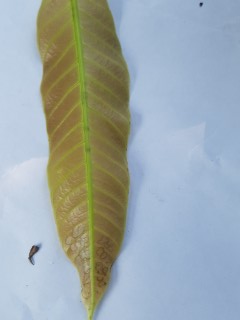
#> input picture Assets/Anthracnose/20211008_124256 (Custom).jpg, 240 x 320 px; its folder holds only this picture in this run
$ jupyter execute --allow-errors percobaan4.ipynb   (older library calls are emulated)
#> lines starting #> are read from the running program, lines starting #| are printed output that depends on the picture
## Analisis Penggunaan Preprocessing dan Ekstraksi Fitur GLCM

Pada tahap awal pengolahan citra digital, proses preprocessing memegang peranan krusial dalam menentukan kualitas fitur tekstur yang akan diekstraksi oleh Gray Level Co-occurrence Matrix (GLCM). Sebelumnya, tahapan preprocessing yang digunakan melibatkan serangkaian filter morfologi dan deteksi tepi yang cukup panjang, yakni meliputi Grayscale, Resize, Histogram Equalization, CLAHE, Thresholding, Sharpening, Sobel Edge Detection, hingga Morphological Closing.

Meskipun tahapan tersebut terlihat komprehensif, kombinasi proses tersebut terbukti kurang optimal untuk metode GLCM. Penggunaan operasi biner seperti Thresholding dan Sobel Edge Detection secara fundamental merusak informasi spasial antarpiksel karena mengubah citra menjadi nilai ekstrem hitam dan putih (garis tepi). Hal ini menghilangkan gradien tekstur alami pada daun yang justru sangat dibutuhkan oleh matriks GLCM untuk menghitung metrik tekstur seperti Contrast, Energy, dan Homogeneity. Lebih lanjut, proses Morphological Closing cenderung menutup celah atau bercak alami pada daun sehingga membentuk blok-blok piksel buatan yang mendistorsi tekstur penyakit yang sebenarnya. Selain itu, penggunaan Histogram Equalization yang ditumpuk dengan CLAHE seringkali menyebabkan intensitas citra menjadi terlalu kontras (over-amplified), menutupi detail halus yang esensial.

Sebagai solusi dan pengembangan dari pendekatan sebelumnya, alur preprocessing kini disederhanakan dengan mengadaptasi metode yang terbukti lebih efektif, yaitu Grayscale, Resize, Gaussian Blur, CLAHE, dan Sharpening. Pada pendekatan ini, Gaussian Blur digunakan secara strategis pada tahap awal untuk meredam noise sensor yang mengganggu tanpa merusak tepi objek. Setelah noise dihilangkan, metode CLAHE diaplikasikan untuk meningkatkan kontras lokal secara adaptif sehingga memperjelas alur dan tekstur penyakit secara natural. Terakhir, Sharpening diterapkan untuk mempertegas batas tekstur daun yang sudah dibersihkan.

Pendekatan baru ini memastikan bahwa citra yang masuk ke tahap ekstraksi fitur tetap mempertahankan karakteristik tekstur aslinya secara utuh dengan tingkat kejelasan yang jauh lebih tinggi. Dengan tekstur citra yang presisi dan tidak mendistorsi objek asli, ekstraksi GLCM mampu menangkap hubungan spasial antarpiksel dengan sangat baik sehingga menghasilkan sekumpulan fitur tekstur yang jauh lebih representatif untuk melatih model Random Forest, SVM, maupun KNN pada tahapan klasifikasi selanjutnya.

[cell 1]
import os
import cv2 as cv
import matplotlib.pyplot as plt
import numpy as np
import pandas as pd
from sklearn.model_selection import train_test_split, cross_val_predict
from sklearn.metrics import accuracy_score, classification_report
from skimage.feature import graycomatrix, graycoprops
from scipy.stats import entropy
from sklearn.ensemble import RandomForestClassifier
from sklearn.svm import SVC
from sklearn.neighbors import KNeighborsClassifier
from sklearn.metrics import accuracy_score, precision_score, recall_score, f1_score, confusion_matrix, classification_report
from sklearn.metrics import (confusion_matrix, ConfusionMatrixDisplay)
import seaborn as sns

[cell 2]
data = []
labels = []
file_name = []
IMG_SIZE = (256, 256)

for sub_folder in os.listdir("Assets/"):
    sub_folder_files = os.listdir(os.path.join("Assets/", sub_folder))
    for i, filename in enumerate(sub_folder_files):
        img_path = os.path.join("Assets/", sub_folder, filename)
        img = cv.imread(img_path)
#> img is the input picture: shape (320, 240, 3); mean B, G, R 170.4, 168.5, 157.4

        # Check if image is loaded successfully
        if img is None:
            print(f"Warning: Could not load image {img_path}. Skipping.")
            continue

        img = cv.cvtColor(img, cv.COLOR_BGR2GRAY)
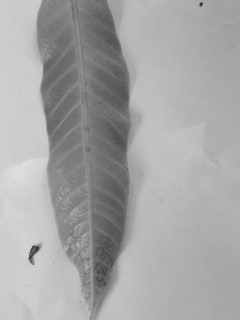
#> img: shape (320, 240); min 35, max 224, mean 165.5
        img = cv.resize(img, IMG_SIZE) # Resize the image to a consistent size
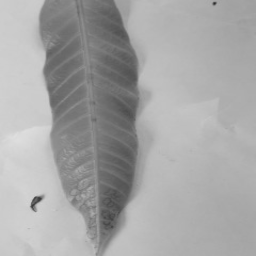
#> img: shape (256, 256); min 43, max 223, mean 165.4
        img = img.astype(np.uint8)

        data.append(img)
        labels.append(sub_folder)
        name = os.path.splitext(filename)[0]
        file_name.append(filename)

data = np.array(data)
labels = np.array(labels)

[cell 3]
def clahe(img, clip_limit=2.0, grid_size=(8,8)):
    h, w = img.shape
    gh, gw = grid_size

    tile_h = h // gh
    tile_w = w // gw

    output = np.zeros_like(img, dtype=np.uint8)

    for i in range(gh):
        for j in range(gw):

            x1 = i * tile_h
            x2 = (i + 1) * tile_h if i != gh - 1 else h
            y1 = j * tile_w
            y2 = (j + 1) * tile_w if j != gw - 1 else w

            tile = img[x1:x2, y1:y2]

            # histogram
            hist, bins = np.histogram(tile.flatten(), 256, [0,256])

            # clip limit
            limit = clip_limit * tile.size / 256
            excess = hist - limit
            excess[excess < 0] = 0
            hist = np.minimum(hist, limit)

            # redistribusi excess
            hist += int(excess.sum() / 256)

            # CDF
            cdf = hist.cumsum()
            cdf = (cdf - cdf.min()) * 255 / (cdf.max() - cdf.min() + 1e-5)

            # mapping pixel
            tile_eq = np.interp(tile.flatten(), bins[:-1], cdf)
            tile_eq = tile_eq.reshape(tile.shape)

            output[x1:x2, y1:y2] = tile_eq

    return output.astype(np.uint8)

def convolve2d(image_channel, kernel):
    img_h, img_w = image_channel.shape
    kernel_h, kernel_w = kernel.shape
    pad_h = kernel_h // 2
    pad_w = kernel_w // 2
    padded_image = np.pad(image_channel, ((pad_h, pad_h), (pad_w, pad_w)), mode='edge')
    output = np.zeros_like(image_channel, dtype=np.float32)
    for i in range(img_h):
        for j in range(img_w):
            region = padded_image[i:i+kernel_h, j:j+kernel_w]
            output[i, j] = np.sum(region * kernel)
    return np.clip(output, 0, 255).astype(np.uint8)

def apply_kernel(image, kernel):
    if len(image.shape) == 3:
        output = np.zeros_like(image)
        for c in range(image.shape[2]):
            output[:, :, c] = convolve2d(image[:, :, c], kernel)
        return output
    else:
        return convolve2d(image, kernel)

def sharpening(image):
    kernel_sharpen = np.array([
        [ 0, -1,  0],
        [-1,  5, -1],
        [ 0, -1,  0]
    ], dtype=np.float32)
    return apply_kernel(image, kernel_sharpen)

def gaussian_blur(image):
    kernel_gaussian = np.array([
        [1, 2, 1],
        [2, 4, 2],
        [1, 2, 1]
    ], dtype=np.float32) / 16.0
    return apply_kernel(image, kernel_gaussian)

## Preprocessing Citra Lanjutan

Proses prapemrosesan memegang peranan vital dalam memastikan kualitas fitur yang akan diekstrak. Pada tahap ini, citra RGB asli ditransformasikan ke dalam representasi skala keabuan (*grayscale*) guna memusatkan fokus ekstraksi pada variansi intensitas cahaya alih-alih gradasi warna. Mengingat variasi ukuran gambar asli, reduksi resolusi (*resizing*) menjadi 256x256 piksel dilakukan untuk menstandarisasi matriks input. Selanjutnya, Gaussian Blur diaplikasikan secara hati-hati untuk mereduksi *noise* berfrekuensi tinggi tanpa meredam tepi objek. Setelah citra bersih dari derau, metode *Contrast Limited Adaptive Histogram Equalization* (CLAHE) diterapkan guna mengelevasi rentang dinamis citra secara lokal, yang secara signifikan memperjelas corak penyakit. Proses ini kemudian diakhiri dengan *Sharpening* yang bertugas mempertegas batas-batas spasial citra yang kini telah optimal.

[cell 4]
# Menggunakan kombinasi Gaussian Blur -> CLAHE -> Sharpening
dataPreprocessed = []
for i in range(len(data)): # Loop through each image and do preprocessing
    # 1. Denoising dengan Gaussian Blur
    img_blur = gaussian_blur(data[i])
    # 2. Peningkatan Kontras dengan CLAHE
    img_clahe = clahe(img_blur)
    # 3. Penajaman tekstur dengan Sharpening
    img_sharp = sharpening(img_clahe)
    # Pastikan tipe datanya uint8 agar skimage tidak error
    img_sharp = img_sharp.astype(np.uint8)
    dataPreprocessed.append(img_sharp)
#> this loop made 2 passes
#> (h in clahe, w in clahe) on passes 1 to 2: (256, 256), (256, 256)
#> pass 1, `img_clahe = clahe(img_blur)`:
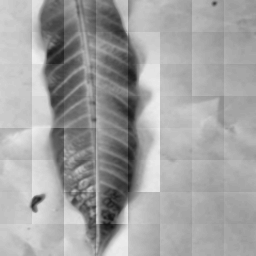
#> img_clahe: shape (256, 256); min 22, max 239, mean 161.8
#> after the loop:
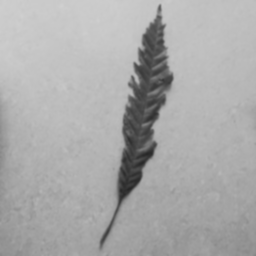
#> img_blur: shape (256, 256); min 38, max 208, mean 170.3
#> after the loop, dataPreprocessed = 2 items
#> (the rest of the program and of its run is left out)
